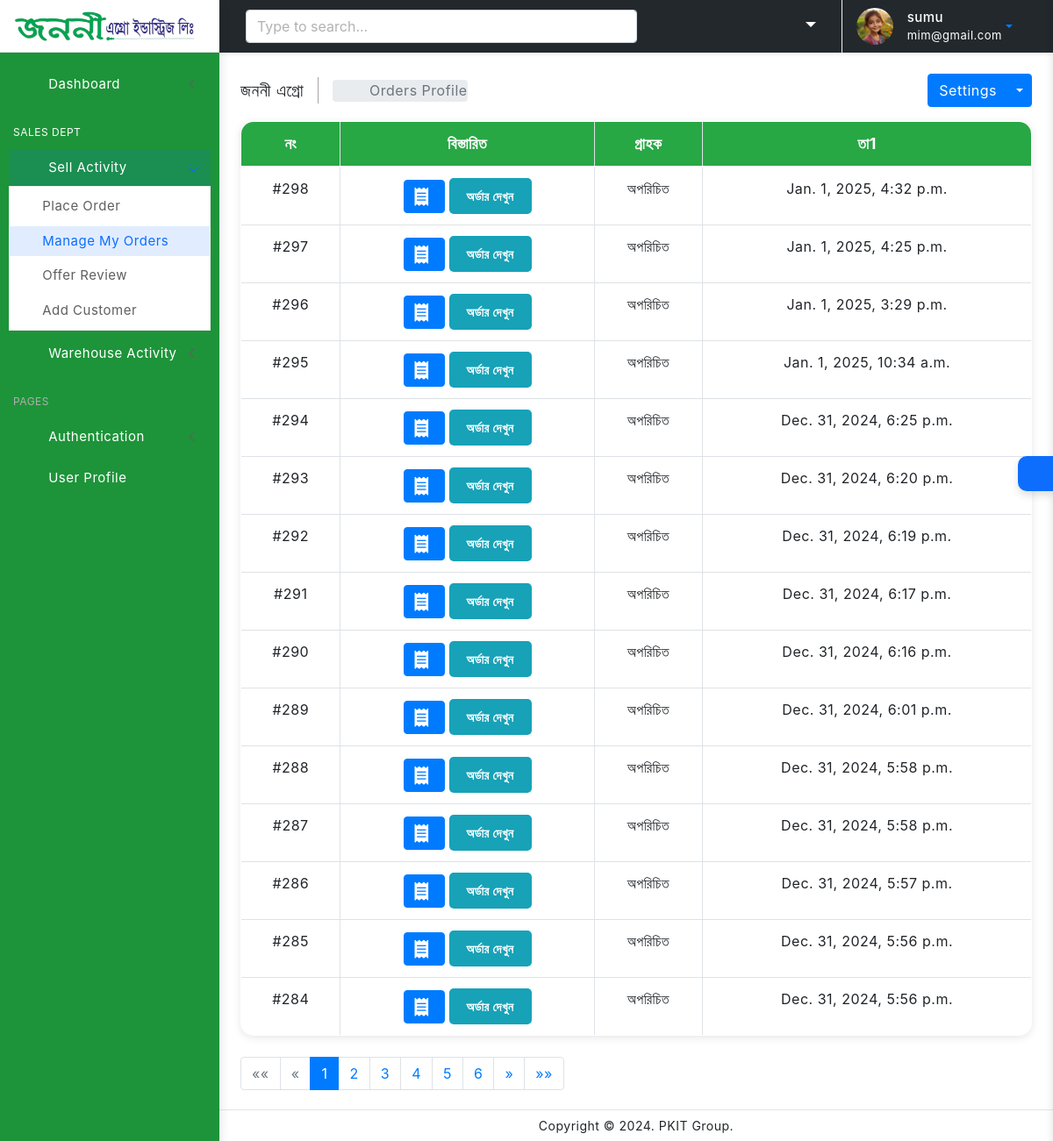
Screenshot of /order/manage/ (signed in) with the database file from the repository.
### user/models.py (models this page shows, shortened)
class Profile(models.Model):
    customer = models.OneToOneField(User, on_delete=models.CASCADE)
    address = models.CharField(max_length=200)
    phone = models.CharField(max_length=50)
    image = models.ImageField(default='default.png', upload_to='profile_images')
    nid = models.CharField(max_length=20, unique=True, blank=True, null= True)
    title= models.CharField(max_length=40, blank=True, null= True)
    salary = models.DecimalField(max_digits=10, decimal_places=2, blank=True, null= True)
    joining_date = models.DateField(blank=True, null= True)
    HEAD_OFFICE = 'HEAD_OFFICE'
    FACTORY = 'FACTORY'
    OTHERS='OTHERS'
    JOB_LOCATION_CHOICES = [
        (HEAD_OFFICE, 'Head Office'),
        (FACTORY, 'Factory'),
        (OTHERS, 'others'),
    ]
    job_location = models.CharField(max_length=20, choices=JOB_LOCATION_CHOICES, blank=True, null= True)
    zones = models.ManyToManyField(Zone, blank=True, verbose_name="Dealer Zones")
    products = models.ManyToManyField(Product, blank=True, verbose_name="Dealer Products")

### dashboard/models.py (models this page shows, shortened)
class FinalOrder(models.Model):
    customer = models.ForeignKey(User, on_delete=models.CASCADE, verbose_name="Customer", blank= True, null= True)
    shop = models.ForeignKey(Shop, on_delete=models.CASCADE, verbose_name="Shop", blank= True, null= True)
    orders = models.ManyToManyField(Order, verbose_name="Select Orders")
    created_at = models.DateTimeField(auto_now_add=True, verbose_name="Date Created")
    net_amount = models.PositiveIntegerField(null=True, verbose_name="Auto")
    note_amount = models.DecimalField(max_digits=10, decimal_places=2, null= True, verbose_name="Received Amount")
    note_write = models.CharField(max_length=200, blank= True, null= True ,verbose_name="Take Note")
    expense_Amount = models.PositiveIntegerField(null=True, blank=False, verbose_name="Expense Amount")
    expense_type = models.CharField(max_length=20, choices= EXPENSE_TYPE_CHOICES, default='Transport', verbose_name="EXPENSE TYPE CHOICES", null=True, blank=True)
    def net_amount(self):
        total_net = 0
        for order in self.orders.all():
            if order.name:
                total_net += order.order_quantity * (order.product_tp or 0)
        return total_net

class Shop(models.Model):
    shop_name = models.CharField(max_length=200, verbose_name="Customer Name")
    shop_owner = models.CharField(max_length=200, verbose_name="Customer Shop Owner", blank=True, null=True)
    shop_phone = models.CharField(max_length=15, verbose_name="Customer Phone",blank=True, null=True)
    shop_nid = models.CharField(max_length=20, verbose_name="Customer NID",blank=True, null=True)
    shop_email = models.EmailField(max_length=254, verbose_name="Customer Email",blank=True, null=True)
    shop_address = models.TextField(verbose_name="Customer Address",blank=True, null=True)
    zone = models.ForeignKey(Zone, on_delete=models.CASCADE, verbose_name="Customer Zone")

### dashboard/decorators.py (the view)
        def wrapper(request, *args, **kwargs):
            group = None
            if request.user.groups.exists():
                group = request.user.groups.all()[0].name
            if group in allowed_roles:
                return view_func(request, *args, **kwargs)
            else:
                return HttpResponse('You are not authorized to view this page')

### dashboard/models.py (called while the page is built)
    def discounted_price(self, timestamp):
        active_offer = self.get_active_offer_at(timestamp)  # Get the active offer at the order's creation time
        if active_offer:
            discount = (self.product_tp * active_offer.discount_percentage) / 100
            return self.product_tp - discount
        return self.product_tp

    def discount(self, timestamp):
        active_offer = self.get_active_offer_at(timestamp)  # Get the active offer at the order's creation time
        if active_offer:
            discount = (self.product_tp * active_offer.discount_percentage) / 100
            return discount
        return 0

    def get_active_offer_at(self, timestamp):
        return self.offers.filter(start_date__lte=timestamp, end_date__gte=timestamp).first()

    def net_amount(self):
        if self.name is None:
            return 0
        return (self.order_quantity or 0) * (self.product_tp or 0)

### templates/dashboard/order_manage.html (shortened to what this page needs)
{% extends 'partials/base0.html' %}
{% load static %}
{% block content %}
<div class="page-wrapper">
    <div class="page-content">
 <div class="page-breadcrumb d-none d-sm-flex align-items-center mb-3">
    <div class="breadcrumb-title pe-3">জননী এগ্রো</div>
    <div class="ps-3">
        <nav aria-label="breadcrumb">
            <ol class="breadcrumb mb-0 p-0">
                <li class="breadcrumb-item"><a href="javascript:;"><i class="bx bx-home-alt"></i></a>
                </li>
                <li class="breadcrumb-item active" aria-current="page">Orders Profile</li>
            </ol>
        </nav>
    </div>
    <div class="ms-auto">
        <div class="btn-group">
            <button type="button" class="btn btn-primary">Settings</button>
            <button type="button" class="btn btn-primary split-bg-primary dropdown-toggle dropdown-toggle-split" data-bs-toggle="dropdown">	<span class="visually-hidden">Toggle Dropdown</span>
            </button>
        </div>
    </div>
</div>
            <table style="border-radius: 15px; border: 1px solid #ddd; overflow: hidden;" class="table table-hover table-bordered">
            <thead style="background-color: #28a745; color: white;">
                <tr>
                    <th scope="col">নং</th>
                    <th scope="col">বিস্তারিত</th>
                    <th scope="col">গ্রাহক</th>
                    <th scope="col">তা1</th>
                </tr>
            </thead>
            <tbody>
                {% for final_order in page_obj %}
                <tr>
                    <td>#{{ final_order.id }}</td>
                    <td>
                        <a href="{% url 'generate_pdf' final_order.id %}" class="btn btn-primary"><i class="fas fa-receipt"></i></a>
                        <button type="button" class="btn btn-info btn-sm" data-toggle="collapse" data-target="#orderDetails-{{ final_order.id }}">
                            অর্ডার দেখুন
                        </button>
                    </td>
                    <td>{{ final_order.shop.shop_name }}</td>
                    <td>{{ final_order.created_at }}</td>
                </tr>
                {% endfor %}
            </tbody>
        </table>
<div class="pagination-container text-center mt-4">
    <nav aria-label="Page navigation">
        <ul class="pagination">
            {% if page_obj.has_previous %}
                <li class="page-item">
                    <a class="page-link" href="?page=1" aria-label="First">
                        <span aria-hidden="true">&laquo;&laquo;</span>
                    </a>
                </li>
                <li class="page-item">
                    <a class="page-link" href="?page={{ page_obj.previous_page_number }}" aria-label="Previous">
                        <span aria-hidden="true">&laquo;</span>
                    </a>
                </li>
            {% else %}
                <li class="page-item disabled">
                    <span class="page-link">&laquo;&laquo;</span>
                </li>
                <li class="page-item disabled">
                    <span class="page-link">&laquo;</span>
                </li>
            {% endif %}
            {% for num in page_obj.paginator.page_range %}
                {% if page_obj.number == num %}
                    <li class="page-item active"><span class="page-link">{{ num }}</span></li>
                {% else %}
                    <li class="page-item"><a class="page-link" href="?page={{ num }}">{{ num }}</a></li>
                {% endif %}
            {% endfor %}
            {% if page_obj.has_next %}
                <li class="page-item">
                    <a class="page-link" href="?page={{ page_obj.next_page_number }}" aria-label="Next">
                        <span aria-hidden="true">&raquo;</span>
                    </a>
                </li>
                <li class="page-item">
                    <a class="page-link" href="?page={{ page_obj.paginator.num_pages }}" aria-label="Last">
                        <span aria-hidden="true">&raquo;&raquo;</span>
                    </a>
                </li>
            {% endif %}
        </ul>
    </nav>
</div>
        <link rel="stylesheet" href="https://stackpath.bootstrapcdn.com/bootstrap/4.3.1/css/bootstrap.min.css">
    </div>
</div>
{% endblock %}

### templates/partials/base0.html (shortened to what this page needs)
<!doctype html>
<html lang="en">
{% load static %}
<head>
	<link href="{% static 'assets/plugins/vectormap/jquery-jvectormap-2.0.2.css' %}" rel="stylesheet"/>
	<link href="{% static 'assets/plugins/simplebar/css/simplebar.css' %}" rel="stylesheet" />
	<link href="{% static 'assets/plugins/perfect-scrollbar/css/perfect-scrollbar.css' %}" rel="stylesheet" />
	<link href="{% static 'assets/plugins/metismenu/css/metisMenu.min.css' %}" rel="stylesheet" />
	<link href="{% static 'assets/css/pace.min.css' %}" rel="stylesheet" />
	<link href="{% static 'assets/css/bootstrap.min.css' %}" rel="stylesheet">
	<link href="{% static 'assets/css/app.css' %}" rel="stylesheet">
	<link href="{% static 'assets/css/icons.css' %}" rel="stylesheet">
	<link rel="stylesheet" href="{% static 'assets/css/dark-theme.css' %}" />
	<link rel="stylesheet" href="{% static 'assets/css/semi-dark.css' %}" />
	<link rel="stylesheet" href="{% static 'assets/css/header-colors.css' %}" />
		<link rel="stylesheet" href="https://use.fontawesome.com/releases/v5.15.2/css/all.css"
>
</head>
<body>
	<div class="wrapper">
		<div class="sidebar-wrapper" data-simplebar="true" style="background-color: #1d9439; " >
			<div class="sidebar-header">
				<div>
					<a href="{% url 'warehouse-index' %}" class="has-arrow">
						<img src="{% static 'assets/images/logo.png' %}" class="logo-icon" alt="logo icon" style="width: 210px; height: 170;">
					</a>
				</div>
				<div class="toggle-icon ms-auto"><i class='bx bx-arrow-to-left'></i>
				</div>
			</div>
			<ul class="metismenu" id="menu" >
				<li>
					{% if is_sr %}
					<a href="{% url 'warehouse-index' %}" class="has-arrow">
						<div style="color: #FFFFFF; "class="parent-icon"><i class='bx bx-home-circle'></i>
						</div>
						<div class="menu-title" style="color: #FFFFFF;">Dashboard</div>
					</a>
                    {% endif %}
				</li>
				<li class="menu-label" style="color: #FFFFFF;">Sales Dept</li>
				{% if is_sr  %}
				<li>
					<a href="javascript:;" class="has-arrow">
						<div  style="color: #FFFFFF; " class="parent-icon"><i class='bx bx-cart'></i>
						</div>
						<div class="menu-title" style="color: #FFFFFF;">Sell Activity</div>
					</a>
					<ul>
						<li> <a href="{% url 'warehouse-index' %}"><i class="bx bx-right-arrow-alt"></i>Place Order</a>
						</li>
						<li> <a href="{% url 'order_manage' %}"><i class="bx bx-right-arrow-alt"></i>Manage My Orders</a>
						</li>
						<li> <a href="{% url 'active_offer_list' %}"><i class="bx bx-right-arrow-alt"></i>Offer Review</a>
						</li>
						<li> <a href="{% url 'add-shope' %}"><i class="bx bx-right-arrow-alt"></i>Add Customer</a>
						</li>
					</ul>
				</li>
				<li>
					<a class="has-arrow" href="javascript:;">
						<div class="parent-icon"><i class="bx bx-repeat"></i>
						</div>
						<div class="menu-title" style="color: #FFFFFF;">Warehouse Activity</div>
					</a>
				</li>
				{% endif %}
				<li class="menu-label">Pages</li>
				<li>
					<a class="has-arrow" href="javascript:;">
						<div style="color: #FFFFFF; " class="parent-icon"><i class="bx bx-lock"></i>
						</div>
						<div style="color: #FFFFFF; " class="menu-title">Authentication</div>
					</a>
				</li>
				<li>
					<a href="{% url 'user-profile' %}">
						<div style="color: #FFFFFF; " class="parent-icon"><i class="bx bx-user-circle"></i>
						</div>
						<div class="menu-title" style="color: #FFFFFF;">User Profile</div>
					</a>
				</li>
			</ul>
		</div>
		<header>
			<div class="topbar d-flex align-items-center"  style="background-color:#23282c;" >
				<nav class="navbar navbar-expand">
					<div class="search-bar flex-grow-1">
						<div class="position-relative search-bar-box">
							<input type="text" class="form-control search-control" placeholder="Type to search..."> <span class="position-absolute top-50 search-show translate-middle-y"><i class='bx bx-search'></i></span>
						</div>
					</div>
					<div class="top-menu ms-auto">
						<ul class="navbar-nav align-items-center">
							<li class="nav-item dropdown dropdown-large">
								<a style="color: white;" class="nav-link dropdown-toggle dropdown-toggle-nocaret" href="#" role="button" data-bs-toggle="dropdown" aria-expanded="false">	<i class='bx bx-category'></i>
								</a>
							</li>
						</ul>
					</div>
					<div class="user-box dropdown">
						<a class="d-flex align-items-center nav-link dropdown-toggle dropdown-toggle-nocaret" href="#" role="button" data-bs-toggle="dropdown" aria-expanded="false">
							<img src="{{ user.profile.image.url }}" class="user-img" alt="user avatar">
							<div class="user-info ps-3">
								<p style="color: white;" class="user-name mb-0">{{ user.username }}</p>
								<p style="color: white;" class="designattion mb-0">{{ user.email }}</p>
							</div>
						</a>
					</div>
				</nav>
			</div>
		</header>
        {% block content %}
        {% endblock %}
		<footer class="page-footer">
			<p class="mb-0">Copyright © 2024. PKIT Group.</p>
		</footer>
	</div>
	<div class="switcher-wrapper">
		<div class="switcher-btn"> <i class='bx bx-cog bx-spin'></i>
		</div>
	</div>
</body>
</html>

### templates/dashboard/order_manage.html (style rules this page uses)
table { background-color: #ffffff; box-shadow: 0 2px 10px rgba(0, 0, 0, 0.1); border-radius: 8px; }
th, td { text-align: center; padding: 15px; font-size: 1rem; }
thead th { background-color: #343a40; color: #ffffff; font-weight: bold; font-size: 1.1rem; text-align: center; }
tbody tr { transition: background-color 0.3s ease; }
.btn-info { background-color: #17a2b8; border: none; border-radius: 5px; font-weight: bold; padding: 10px 20px; transition: background-color 0.3s ease; }

### rows the page displays
FinalOrder: id "298", shop.shop_name "অপরিচিত", created_at "Jan. 1, 2025, 4:32 p.m."
FinalOrder: id "297", shop.shop_name "অপরিচিত", created_at "Jan. 1, 2025, 4:25 p.m."
FinalOrder: id "296", shop.shop_name "অপরিচিত", created_at "Jan. 1, 2025, 3:29 p.m."
FinalOrder: id "295", shop.shop_name "অপরিচিত", created_at "Jan. 1, 2025, 10:34 a.m."
FinalOrder: id "294", shop.shop_name "অপরিচিত", created_at "Dec. 31, 2024, 6:25 p.m."
FinalOrder: id "293", shop.shop_name "অপরিচিত", created_at "Dec. 31, 2024, 6:20 p.m."
FinalOrder: id "292", shop.shop_name "অপরিচিত", created_at "Dec. 31, 2024, 6:19 p.m."
FinalOrder: id "291", shop.shop_name "অপরিচিত", created_at "Dec. 31, 2024, 6:17 p.m."
FinalOrder: id "290", shop.shop_name "অপরিচিত", created_at "Dec. 31, 2024, 6:16 p.m."
FinalOrder: id "289", shop.shop_name "অপরিচিত", created_at "Dec. 31, 2024, 6:01 p.m."
FinalOrder: id "288", shop.shop_name "অপরিচিত", created_at "Dec. 31, 2024, 5:58 p.m."
FinalOrder: id "287", shop.shop_name "অপরিচিত", created_at "Dec. 31, 2024, 5:58 p.m."
FinalOrder: id "286", shop.shop_name "অপরিচিত", created_at "Dec. 31, 2024, 5:57 p.m."
FinalOrder: id "285", shop.shop_name "অপরিচিত", created_at "Dec. 31, 2024, 5:56 p.m."
FinalOrder: id "284", shop.shop_name "অপরিচিত", created_at "Dec. 31, 2024, 5:56 p.m."

### other values shown
{{ user.username }} "sumu"
{{ user.email }} "mim@gmail.com"
{{ num }} "1"
{{ num }} "2" "3" "4" "5" "6"
